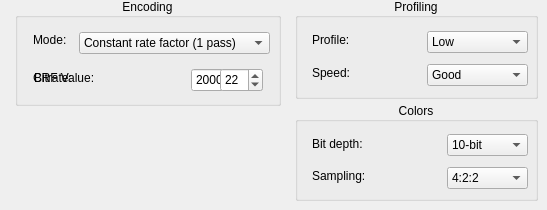
      <widget class="QWidget" name="VPXTab">
       <attribute name="title">
        <string>VP9</string>
       </attribute>
       <widget class="QGroupBox" name="EncodingSettingVPXGB">
        <property name="geometry">
         <rect>
          <x>15</x>
          <y>-2</y>
          <width>266</width>
          <height>108</height>
         </rect>
        </property>
        <property name="title">
         <string>Encoding</string>
        </property>
        <property name="alignment">
         <set>Qt::AlignCenter</set>
        </property>
        <widget class="QLabel" name="EncodeModeVPXLabel">
         <property name="geometry">
          <rect>
           <x>18</x>
           <y>34</y>
           <width>39</width>
           <height>16</height>
          </rect>
         </property>
         <property name="text">
          <string>Mode:</string>
         </property>
        </widget>
        <widget class="QComboBox" name="EncodeModeVPXDD">
         <property name="geometry">
          <rect>
           <x>64</x>
           <y>34</y>
           <width>191</width>
           <height>22</height>
          </rect>
         </property>
         <property name="focusPolicy">
          <enum>Qt::NoFocus</enum>
         </property>
         <property name="toolTip">
          <string>The encoding mode to use.</string>
         </property>
         <item>
          <property name="text">
           <string>Constant rate factor (1 pass)</string>
          </property>
         </item>
         <item>
          <property name="text">
           <string>Average bitrate (1 pass)</string>
          </property>
         </item>
         <item>
          <property name="text">
           <string>Target bitrate (2 pass)</string>
          </property>
         </item>
        </widget>
        <widget class="QDoubleSpinBox" name="BitrateVPXNUD">
         <property name="geometry">
          <rect>
           <x>176</x>
           <y>70</y>
           <width>72</width>
           <height>24</height>
          </rect>
         </property>
         <property name="focusPolicy">
          <enum>Qt::WheelFocus</enum>
         </property>
         <property name="toolTip">
          <string>The bitrate to use for encoding.</string>
         </property>
         <property name="decimals">
          <number>0</number>
         </property>
         <property name="maximum">
          <double>80000.000000000000000</double>
         </property>
         <property name="value">
          <double>2000.000000000000000</double>
         </property>
        </widget>
        <widget class="QSpinBox" name="crfVPXNUD">
         <property name="geometry">
          <rect>
           <x>205</x>
           <y>70</y>
           <width>43</width>
           <height>24</height>
          </rect>
         </property>
         <property name="focusPolicy">
          <enum>Qt::WheelFocus</enum>
         </property>
         <property name="toolTip">
          <string>The CRF strength value to use for encoding.</string>
         </property>
         <property name="maximum">
          <number>63</number>
         </property>
         <property name="value">
          <number>22</number>
         </property>
        </widget>
        <widget class="QLabel" name="crfVPXLabel">
         <property name="geometry">
          <rect>
           <x>18</x>
           <y>72</y>
           <width>73</width>
           <height>16</height>
          </rect>
         </property>
         <property name="text">
          <string>CRF Value:</string>
         </property>
        </widget>
        <widget class="QLabel" name="BitrateVPXLabel">
         <property name="geometry">
          <rect>
           <x>19</x>
           <y>72</y>
           <width>61</width>
           <height>16</height>
          </rect>
         </property>
         <property name="text">
          <string>Bitrate:</string>
         </property>
        </widget>
       </widget>
       <widget class="QGroupBox" name="ProfileVPXGB">
        <property name="geometry">
         <rect>
          <x>295</x>
          <y>-2</y>
          <width>243</width>
          <height>101</height>
         </rect>
        </property>
        <property name="title">
         <string>Profiling</string>
        </property>
        <property name="alignment">
         <set>Qt::AlignCenter</set>
        </property>
        <property name="checkable">
         <bool>false</bool>
        </property>
        <property name="checked">
         <bool>false</bool>
        </property>
        <widget class="QLabel" name="Profile264Label_2">
         <property name="geometry">
          <rect>
           <x>17</x>
           <y>32</y>
           <width>45</width>
           <height>20</height>
          </rect>
         </property>
         <property name="text">
          <string>Profile:</string>
         </property>
        </widget>
        <widget class="QComboBox" name="ProfileVPXDD">
         <property name="geometry">
          <rect>
           <x>132</x>
           <y>33</y>
           <width>101</width>
           <height>22</height>
          </rect>
         </property>
         <property name="focusPolicy">
          <enum>Qt::NoFocus</enum>
         </property>
         <property name="toolTip">
          <string>Sets the VP9 profile for encoding.</string>
         </property>
         <item>
          <property name="text">
           <string>Low</string>
          </property>
         </item>
         <item>
          <property name="text">
           <string>Simple</string>
          </property>
         </item>
         <item>
          <property name="text">
           <string>Complex</string>
          </property>
         </item>
         <item>
          <property name="text">
           <string>Full</string>
          </property>
         </item>
        </widget>
        <widget class="QLabel" name="SpeedLabel">
         <property name="geometry">
          <rect>
           <x>17</x>
           <y>65</y>
           <width>50</width>
           <height>20</height>
          </rect>
         </property>
         <property name="text">
          <string>Speed:</string>
         </property>
        </widget>
        <widget class="QComboBox" name="SpeedDD">
         <property name="geometry">
          <rect>
           <x>132</x>
           <y>66</y>
           <width>101</width>
           <height>22</height>
          </rect>
         </property>
         <property name="focusPolicy">
          <enum>Qt::NoFocus</enum>
         </property>
         <property name="toolTip">
          <string>Sets the speed control for VP9.</string>
         </property>
         <item>
          <property name="text">
           <string>Good</string>
          </property>
         </item>
         <item>
          <property name="text">
           <string>Best</string>
          </property>
         </item>
        </widget>
       </widget>
       <widget class="QGroupBox" name="ColorsVPXGB">
        <property name="geometry">
         <rect>
          <x>295</x>
          <y>102</y>
          <width>243</width>
          <height>99</height>
         </rect>
        </property>
        <property name="title">
         <string>Colors</string>
        </property>
        <property name="alignment">
         <set>Qt::AlignCenter</set>
        </property>
        <property name="checkable">
         <bool>false</bool>
        </property>
        <property name="checked">
         <bool>false</bool>
        </property>
        <widget class="QLabel" name="BitDepthVPXLabel">
         <property name="geometry">
          <rect>
           <x>17</x>
           <y>32</y>
           <width>61</width>
           <height>20</height>
          </rect>
         </property>
         <property name="text">
          <string>Bit depth:</string>
         </property>
        </widget>
        <widget class="QComboBox" name="BitDepthVPXDD">
         <property name="geometry">
          <rect>
           <x>152</x>
           <y>32</y>
           <width>81</width>
           <height>22</height>
          </rect>
         </property>
         <property name="focusPolicy">
          <enum>Qt::NoFocus</enum>
         </property>
         <property name="toolTip">
          <string>Sets the output color depth.</string>
         </property>
         <item>
          <property name="text">
           <string>10-bit</string>
          </property>
         </item>
         <item>
          <property name="text">
           <string>12-bit</string>
          </property>
         </item>
        </widget>
        <widget class="QLabel" name="SampleVPXLabel">
         <property name="geometry">
          <rect>
           <x>17</x>
           <y>61</y>
           <width>92</width>
           <height>26</height>
          </rect>
         </property>
         <property name="text">
          <string>Sampling:</string>
         </property>
        </widget>
        <widget class="QComboBox" name="SampleVPXDD">
         <property name="geometry">
          <rect>
           <x>152</x>
           <y>65</y>
           <width>81</width>
           <height>22</height>
          </rect>
         </property>
         <property name="focusPolicy">
          <enum>Qt::NoFocus</enum>
         </property>
         <property name="toolTip">
          <string>Sets the output color sampling.</string>
         </property>
         <item>
          <property name="text">
           <string>4:2:2</string>
          </property>
         </item>
         <item>
          <property name="text">
           <string>4:4:4</string>
          </property>
         </item>
        </widget>
       </widget>
      </widget>
